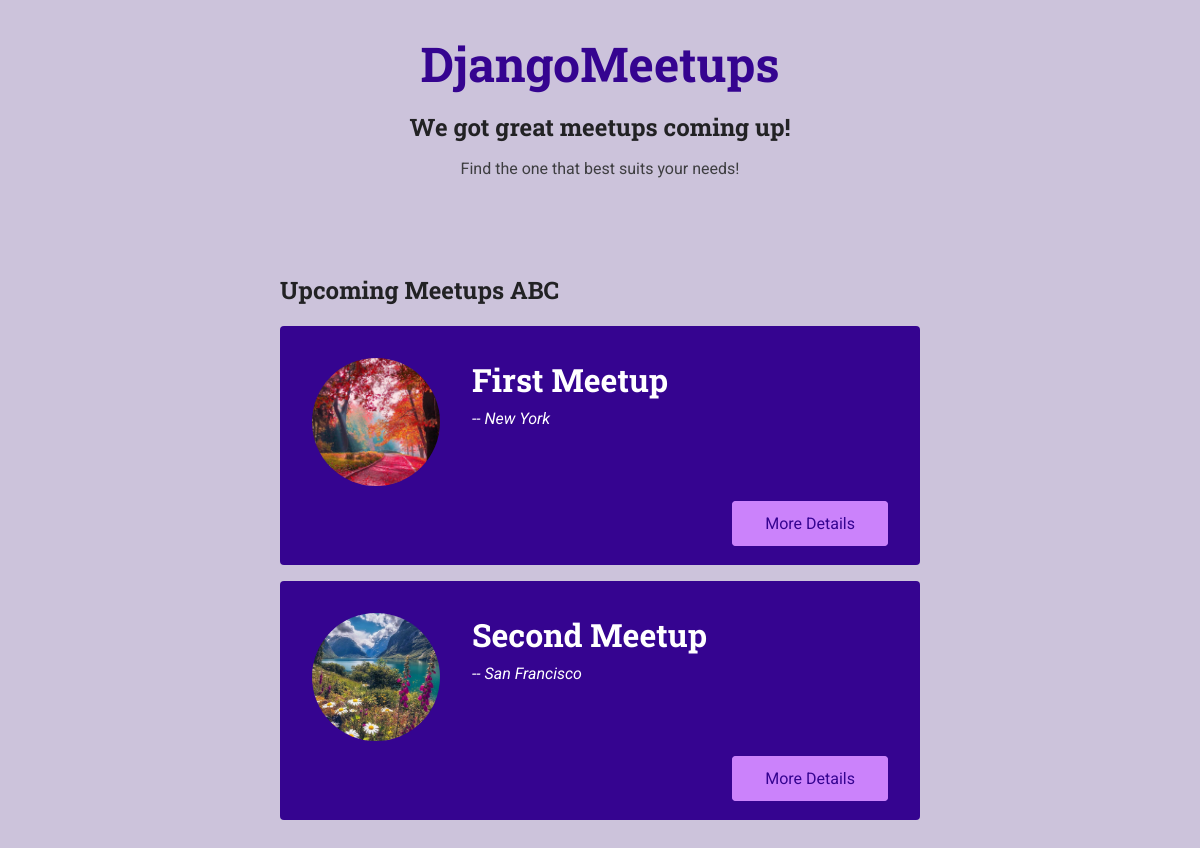
Before: /meetups/ with the older database file.
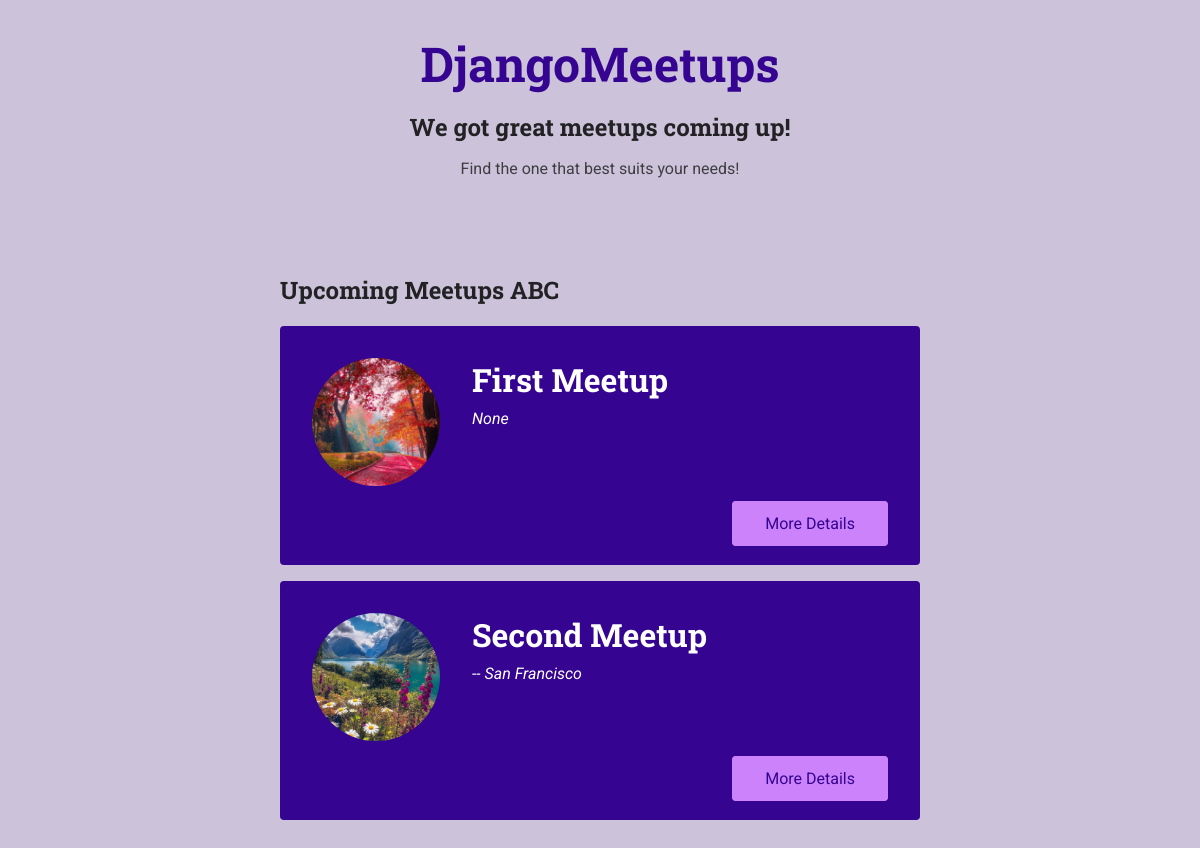
After: the same page with the newer database file.
### meetups/models.py (models this page shows, shortened)
class Meetup(models.Model):
    title = models.CharField(max_length=200)
    slug = models.SlugField(unique=True)
    organizer_email = models.EmailField()
    date = models.DateField()
    description = models.TextField()
    image = models.ImageField(upload_to='images')
    location = models.ForeignKey(Location, null=True, on_delete=models.SET_NULL)
    participants = models.ManyToManyField(Participant, blank=True, null=True)

class Location(models.Model):
    name = models.CharField(max_length=200)
    address = models.CharField(max_length=300)
    def __str__(self):
        return f'-- {self.name}'

### meetups/views.py (the view)
# urls.py: path("", views.index, name="all-meetups"),
def index(request):
    meetups = Meetup.objects.all()
    return render(request, 'meetups/index.html', {
        'meetups': meetups
        })

### meetups/templates/meetups/index.html (shortened to what this page needs)
{% load static %}
<!DOCTYPE html>
<html lang="en">
<head>
    <link rel="stylesheet" href="{% static 'meetups/styles/base.css' %}">
    <link rel="stylesheet" href="{% static 'meetups/styles/all-meetups.css' %}">
</head>
<body>
    <header id="main-header">
        <nav><a href="/meetups" id="main-logo">DjangoMeetups</a></nav>
        <h1>We got great meetups coming up!</h1>
        <p>Find the one that best suits your needs!</p>
    </header>
    <main>
        <section>
        <h2>Upcoming Meetups ABC</h2>
        <ol>
            {% for meetup_item in meetups %}
                <li class="meetup-item">
                    <article>
                        <div class="meetup-summary">
                            <div class="meetup-image">
                                <img src={{meetup_item.image.url}} alt={{meetup_item.title}}>
                            </div>
                            <div class="meetup-details">
                                <h3>{{meetup_item.title}}</h3>
                                <address>{{ meetup_item.location }}</address>
                            </div>
                        </div>
                        <div class="meetup-actions">
                            <a href="{% url 'meetup-detail' meetup_item.slug %}" class="btn">More Details</a>
                        </div>
                    </article>
                </li>
            {% endfor %}
        </ol>
        </section>
    </main>
</body>
</html>

### meetups/static/meetups/styles/base.css (style rules this page uses)
* { box-sizing: border-box; }
body { font-family: 'Roboto', sans-serif; margin: 0; background-color: #ccc3db; color: #3e3e41; }
h1, h2, h3 { font-family: 'Roboto Slab', sans-serif; color: #222224; }
button, .btn { cursor: pointer; font: inherit; padding: 0.5rem 1.5rem; background-color: #350490; border: 1px solid #350490; color: white; border-radius: 4px; text-decoration: none; }
#main-header { width: 100%; text-align: center; padding: 2rem 0; }
#main-header h1 { font-size: 1.5rem; }
#main-logo { font-size: 3rem; font-family: 'Roboto Slab', sans-serif; text-decoration: none; color: #350490; font-weight: bold; }

### meetups/static/meetups/styles/all-meetups.css (style rules this page uses)
section { max-width: 40rem; margin: 3rem auto; }
ol { list-style: none; margin: 0; padding: 0; }
.meetup-item { margin: 1rem 0; background-color: #350490; padding: 2rem; color: white; border-radius: 4px; }
.meetup-summary { display: flex; align-items: flex-start; }
.meetup-image { margin-right: 2rem; }
.meetup-image img { width: 8rem; height: 8rem; object-fit: cover; border-radius: 50%; }
.meetup-details h3 { color: inherit; margin-top: 0; margin-bottom: 0.5rem; font-size: 2rem; }
.meetup-details address { font-style: italic; }
.meetup-actions { margin-top: 1.5rem; text-align: right; }
.meetup-actions .btn { background-color: #cb82fb; border-color: #cb82fb; color: #350490; padding: 0.75rem 2rem; }

Changed rows visible on the page:
changed Meetup "First Meetup": location "-- New York" → "None"
